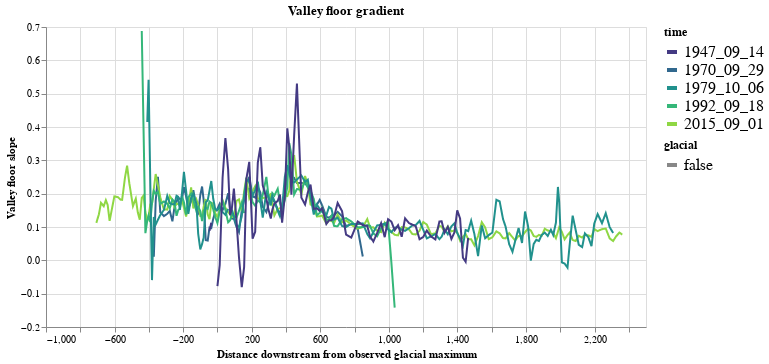

The notebook cell saved with this chart:
### Markdown cell above
Plot slope (small)

### Code cell
src = slope_df[['elevation', 'time', 'path_distance_from_glacier', 'glacial', 'slope']].reset_index().dropna()
src['time'] = src['time'].apply(lambda x: x.strftime(strip_time_format))
alt.Chart(
    src
).transform_filter(
    (datum.glacial == False)
).mark_line().encode(
    alt.X("path_distance_from_glacier:Q", title="Distance downstream from observed glacial maximum"),
    alt.Y("slope:Q", scale=alt.Scale(zero=False), title='Valley floor slope', impute=alt.ImputeParams(value=None)),
    alt.Color("time:O", scale=alt.Scale(scheme='viridis')),
    alt.StrokeDash('glacial:N')
).properties(
    width = 600,
    # height = 600,
    title="Valley floor gradient"
).configure_legend(
    titleColor='black', 
    titleFontSize=12, 
    labelFontSize=16, 
    symbolStrokeWidth=4
)

### Figure 1 — Vega-Lite specification as saved in the notebook (floating-point values rounded to 4 significant figures; data arrays with more than 128 entries replaced by an {"elided": "..."} marker saying what was removed)
{"config": {"view": {"continuousWidth": 400, "continuousHeight": 300}, "legend": {"labelFontSize": 16, "symbolStrokeWidth": 4, "titleColor": "black", "titleFontSize": 12}}, "data": {"name": "data-db251ac5deec93b87678b44b07daf398"}, "mark": "line", "encoding": {"color": {"field": "time", "scale": {"scheme": "viridis"}, "type": "ordinal"}, "strokeDash": {"field": "glacial", "type": "nominal"}, "x": {"field": "path_distance_from_glacier", "title": "Distance downstream from observed glacial maximum", "type": "quantitative"}, "y": {"field": "slope", "impute": {"value": null}, "scale": {"zero": false}, "title": "Valley floor slope", "type": "quantitative"}}, "title": "Valley floor gradient", "transform": [{"filter": "(datum.glacial === false)"}], "width": 600, "$schema": "https://vega.github.io/schema/vega-lite/v4.17.0.json", "datasets": {"data-db251ac5deec93b87678b44b07daf398": {"elided": "607 records"}}}
